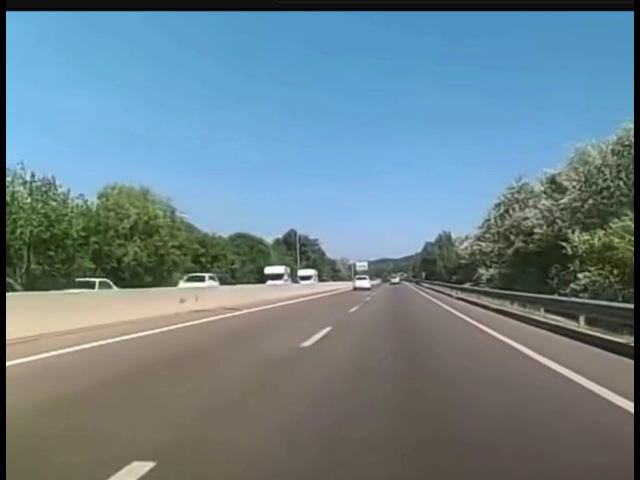
#> input picture frame 133 of ia/OpenCV-Perception/imgs/carretera.mp4, 640 x 480 px
$ jupyter execute --allow-errors opencv_gcid_03.ipynb   (older library calls are emulated)
#> lines starting #> are read from the running program, lines starting #| are printed output that depends on the picture; after the words box and inside, x2 and y2 are one past the last pixel; in counts of white or black regions, pixels touching at a corner belong together
<p>

# **Detección de líneas**

## **Operador de Sobel**
https://es.wikipedia.org/wiki/Operador_Sobel

El **operador de Sobel** es una técnica utilizada en el procesamiento de imágenes, particularmente en el área de la detección de bordes. Es una aproximación discreta y diferencial que se utiliza para calcular la magnitud del gradiente de la intensidad de una imagen en cada punto. De esta manera, el operador de Sobel resalta regiones de alta variación espacial que suelen corresponder a bordes.

El operador de Sobel utiliza dos matrices de convolución $3 \times 3$ que se aplican a la imagen original para calcular aproximaciones de las derivadas, una para los cambios horizontales (ejes X) y otra para los cambios verticales (ejes Y). Estas matrices se conocen como kernels o filtros de Sobel.

El kernel para la dirección X es:

$$ G_x = \begin{bmatrix}-1 & 0 & 1 \\ -2 & 0 & 2 \\ -1 & 0 & 1 \end{bmatrix} $$

Y el kernel para la dirección Y es:

$$ G_y = \begin{bmatrix}-1 & -2 & -1 \\ 0 & 0 & 0 \\ 1 & 2 & 1 \end{bmatrix} $$

Al convolucionar la imagen con estos kernels, se obtiene dos imágenes que representan las derivadas horizontales (G_x) y verticales (G_y) de la imagen original. Estas derivadas se pueden combinar para encontrar la magnitud absoluta del gradiente en cada punto, usando la siguiente fórmula:

$$ G = \sqrt{G_x^2 + G_y^2} $$

La dirección del gradiente también se puede calcular para determinar la orientación de los bordes. Sin embargo, para muchas aplicaciones de detección de bordes, solo se utiliza la magnitud del gradiente.

El operador de Sobel es particularmente efectivo para el realce de bordes y la detección de cambios bruscos en la intensidad de una imagen.

[cell 1]
import cv2
import numpy as np

# Capture livestream video content from camera 0
# cap = cv2.VideoCapture(0)
cap = cv2.VideoCapture("imgs/carretera.mp4")

while(1):

    # Take each frame
    _, frame = cap.read()
#> frame is the input picture: shape (480, 640, 3); mean B, G, R 139.9, 130.3, 107.5
    frame = cv2.resize(frame, (400, 300))
#> frame: shape (300, 400, 3)

    # Convert to HSV for simpler calculations
    frame = cv2.cvtColor(frame, cv2.COLOR_BGR2GRAY)
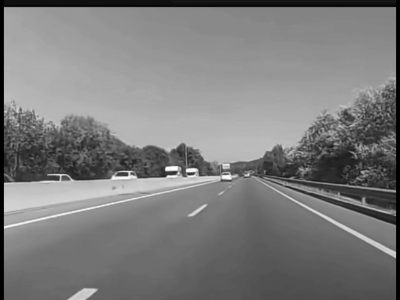
#> frame: shape (300, 400); min 0, max 255, mean 124.4

    # Calculation of Sobelx
    sobel = cv2.Sobel(frame,cv2.CV_8U,1,1,ksize=3)
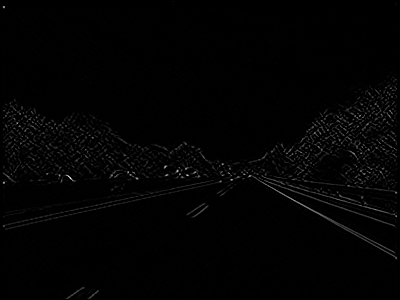
#> sobel: shape (300, 400); min 0, max 240, mean 2.8
    # sobel = cv2.Sobel(frame,cv2.CV_8U,1,1,ksize=5)
    # sobel = cv2.Sobel(frame,cv2.CV_8U,1,1,ksize=7)

    cv2.imshow('original',frame)
    cv2.imshow('sobel', sobel)

    k = cv2.waitKey(5) & 0xFF
#> (key Esc is pressed here)
    if k == 27:
        break

cv2.destroyAllWindows()

#release the frame
cap.release()

Podemos apreciar algunos problemas con el operador de Sobel debido a que genera señal en cualquier zona donde haya un mínimo de gradiente (figura de abajo). Nos interesa tener un detector que nos proporcione únicamente el gradiente allí donde éste sea destacado e importante. Para ello, contamos con el detector de bordes de Canny.

<div align="center">

</div>

## **Detector de bordes de Canny**
https://docs.opencv.org/4.x/da/d22/tutorial_py_canny.html

El Detector de Bordes de Canny es un algoritmo popular de procesamiento de imágenes para la detección eficaz de bordes. Las etapas principales del algoritmo son:

### **Paso 1: Conversión a Escala de Grises**

Antes de detectar los bordes, es necesario convertir la imagen a escala de grises porque el Detector de Canny trabaja con intensidades de píxeles.

### **Paso 2: Reducción de Ruido**

La detección de bordes es susceptible al ruido en la imagen. Canny utiliza un filtro Gaussiano para suavizar la imagen y reducir el ruido.

<div align="center">

</div>

### **Paso 3: Gradiente de Intensidad de la Imagen**

El Detector de Canny encuentra los bordes donde hay un cambio abrupto en la intensidad de los píxeles. Esto se hace utilizando operadores de bordes como Sobel para calcular el gradiente de la imagen en la dirección x e y.

### **Paso 4: Supresión de No Máximos**

Después de aplicar el filtro gaussiano y encontrar los gradientes de la imagen, cada píxel en la imagen de gradientes representa la magnitud del cambio de intensidad en esa ubicación. Sin embargo, si solo se utilizaran los valores de gradiente, los bordes detectados podrían ser más gruesos de lo deseado, lo que no es óptimo para la precisión. La supresión de no máximos aborda este problema.

**Proceso de Supresión de No Máximos:**
Comparación con Vecinos: Para cada píxel en la imagen de gradientes, el algoritmo de Canny compara la magnitud del gradiente de este píxel con las magnitudes de los gradientes en la dirección del gradiente (es decir, perpendicular a la dirección del borde, que es la dirección del máximo cambio de intensidad).

**Determinación de Máximos Locales:** Si la magnitud del gradiente de un píxel es mayor que la de sus vecinos en la dirección del gradiente, se considera un máximo local y se preserva. Este píxel es potencialmente parte de un borde.

**Eliminación de No Máximos:** Si la magnitud del gradiente de un píxel no es un máximo local (es decir, uno o ambos vecinos en la dirección del gradiente tienen magnitudes mayores), el valor de este píxel se suprime, estableciéndolo a cero (o lo hace "no máximo"). Esto efectivamente elimina al píxel de la consideración como parte de un borde.

El resultado de este proceso es una imagen donde los verdaderos bordes están destacados y son más nítidos, y los píxeles que no forman parte de un borde son descartados, produciendo bordes delgados y precisos, que son útiles para el procesamiento de imágenes subsecuente o análisis de visión por computadora.

Este proceso ayuda a evitar la detección errónea de bordes anchos y a mejorar la precisión global del algoritmo de Canny para la detección de bordes.

<div align="center">

</div>

[cell 2]
import numpy as np

matriz=[[138,138,138,149,198],[138,138,149,198,214],[138,149,198,214,214],[149,198,214,214,214],[198,214,214,214,214]]
matriz=np.array(matriz)
print(matriz)

# Calcula soble en la matriz
sobel_x = np.array([[-1, 0, 1], [-2, 0, 2], [-1, 0, 1]])
sobel_y = np.array([[1, 2, 1], [0, 0, 0], [-1, -2, -1]])

res = np.zeros(matriz.shape)

for i in range(1, matriz.shape[0]-1):
    for j in range(1, matriz.shape[1]-1):
        region = matriz[i-1:i+2, j-1:j+2]
        gx = np.sum(sobel_x * region)
        gy = np.sum(sobel_y * region)
        res[i, j] = np.sqrt(gx**2 + gy**2)

print(res)

### **Paso 5: Binarización con Histéresis**

El algoritmo utiliza dos umbrales para detectar bordes fuertes y bordes débiles. Los bordes fuertes son trazados inmediatamente, mientras que los bordes débiles son rechazados a menos que estén conectados a bordes fuertes. Esto ayuda a mitigar el problema del ruido y la fragmentación de los bordes.

<div align="center">

</div>

Bordes tipo A, donde los bordes son fuertes y se aceptan inmediatamente. Bordes tipo B, donde los bordes son débiles y se aceptan porque están conectados a bordes fuertes. Bordes tipo C, donde los bordes son rechazados. Bordes tipo D, donde los bordes son rechazados incondicionalmente.

[cell 3]
# OpenCV program to perform Edge detection in real time
# import libraries of python OpenCV
# where its functionality resides
import cv2

# np is an alias pointing to numpy library
import numpy as np


# capture frames from a camera
cap = cv2.VideoCapture("imgs/carretera.mp4")


# loop runs if capturing has been initialized
while(1):

	# reads frames from a camera
	ret, frame = cap.read()
	frame = cv2.cvtColor(frame, cv2.COLOR_BGR2GRAY)
#> frame: shape (480, 640)

	# Display an original image
	cv2.imshow('Original',frame)

	# finds edges in the input image and
	# marks them in the output map edges
	edges = cv2.Canny(frame,100,200)
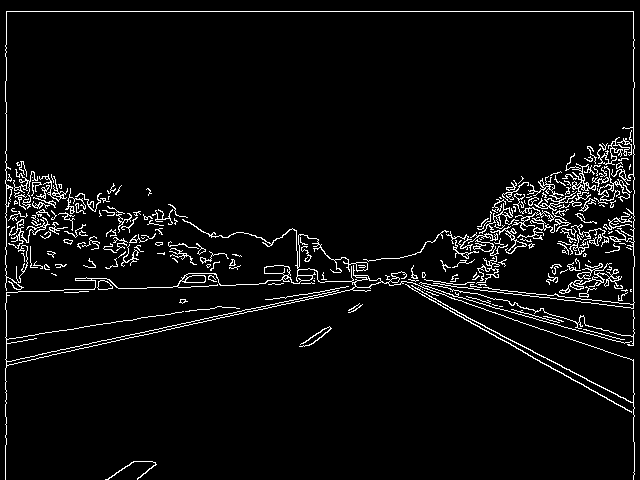
#> edges: shape (480, 640); 4.7% white in thin lines or dots

	# Display edges in a frame
	cv2.imshow('Edges',edges)

	# Wait for Esc key to stop
	k = cv2.waitKey(5) & 0xFF
#> (key Esc is pressed here)
	if k == 27:
		break


# Close the window
cap.release()

# De-allocate any associated memory usage
cv2.destroyAllWindows()

<div align="center">

</div>

## **Detector de líneas de Hough**
https://learnopencv.com/hough-transform-with-opencv-c-python/
https://docs.opencv.org/3.4/dd/d1a/group__imgproc__feature.html#ga8618180a5948286384e3b7ca02f6feeb

El **Detector de Líneas de Hough** es una técnica de procesamiento de imágenes y visión por computador para la detección de líneas rectas. Esta técnica es particularmente robusta para detectar líneas incluso cuando están rotas o un poco distorsionadas. Los pasos para la detección de líneas utilizando la transformada de Hough son:

### **Paso 1: Preprocesamiento de la Imagen**

Antes de aplicar la transformada de Hough para la detección de líneas, es común realizar algunos pasos de preprocesamiento en la imagen:

1. **Conversión a Escala de Grises:** Si la imagen es a color, se convierte a escala de grises.
2. **Detección de Bordes:** Se aplican operadores de detección de bordes como el de Sobel, Prewitt o Canny. Esto nos dará una imagen binaria donde los píxeles de los bordes están marcados.

### **Paso 2: Espacio de Hough**

Una línea en el espacio de la imagen puede representarse como `y = mx + b`, pero esta representación tiene problemas cuando se trata de líneas verticales. Por lo tanto, se usa la representación en forma de intersección de pendientes `ρ = x cos(θ) + y sin(θ)`, donde `ρ` es la distancia desde el origen hasta la línea más cercana a lo largo de un ángulo `θ` desde el eje x.

### **Paso 3: Acumulador**

Para cada píxel de borde en la imagen binaria y para cada ángulo `θ` posible (de unos previamente determinados), se calcula el valor correspondiente de `ρ` y se incrementa un contador en un acumulador bidimensional (un array donde los ejes son `θ` y `ρ`).

### **Paso 4: Umbralización**

Después de haber llenado el acumulador, se examina para encontrar los valores locales máximos. Se establece un umbral para decidir qué valores en el acumulador representan líneas. Esto se hace porque no todos los valores máximos corresponden a líneas reales en la imagen, algunos pueden ser causados por ruido o por otras irregularidades.

### **Paso 5: Extracción de Líneas**

Los valores de `ρ` y `θ` que superan el umbral son los que representan las líneas en la imagen. Con estos parámetros, se pueden trazar líneas en la imagen original para visualizar las líneas detectadas.

### **Paso 6: Post-Procesamiento**

En algunos casos, puede haber múltiples detecciones de la misma línea debido al ruido. Un paso de post-procesamiento puede involucrar la fusión de líneas que son muy cercanas entre sí y que tienen ángulos similares.

[cell 4]
import cv2
import numpy as np
import matplotlib.pyplot as plt

# Read image
#img = cv2.imread('imgs/barcode02.png', cv2.IMREAD_COLOR    )
img = cv2.imread('barcode03.png', cv2.IMREAD_COLOR)

# Convert the image to gray-scale
#> (the rest of this cell did not finish here and is left out)

Si quisiéramos rotar la imagen para dejar las líneas del código de barras completamente verticales u horizontales, deberíamos calcular cuál es la pendiente o ángulo de inclinación de las líneas. Para ello, vamos a extraer la media de todas las pendientes y, luego, dado que asumimos que la mayoría de líneas extraídas van a corresponder con el código de barras, extraeremos la media de las pendientes más parecidas a la media.

[cell 5]
img = cv2.imread('barcode03.png', cv2.IMREAD_COLOR)

# Extract mean slope of lines
slopes = []
#> (the rest of this cell did not finish here and is left out)

## **Rotar imágenes**

[cell 6]
# Rotate image
img = cv2.imread('barcode03.png', cv2.IMREAD_COLOR)
#> (the rest of this cell did not finish here and is left out)

## **Algoritmo del detector de líneas de Hough**

El algorimto del detector de líneas de Hough, si lo quisiéramos implementar, sería el siguiente:

[cell 7]
import cv2
import numpy as np

# Load image
image = cv2.imread('imgs/chess02_small.png', cv2.IMREAD_COLOR)
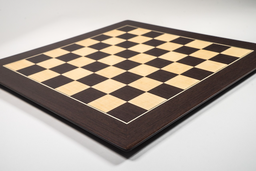
#> input picture ia/OpenCV-Perception/imgs/chess02_small.png, 256 x 171 px, shrunk from 600 x 400 before the run
#> image is the input picture: shape (171, 256, 3); mean B, G, R 157.7, 166.5, 176.1
gray = cv2.cvtColor(image, cv2.COLOR_BGR2GRAY)
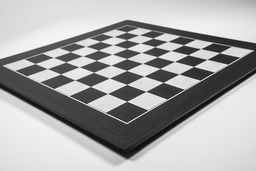
#> gray: shape (171, 256); min 10, max 249, mean 168.4

# Apply Canny edge detection
edges = cv2.Canny(gray, 50, 200)
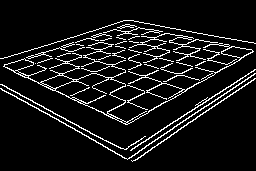
#> edges: shape (171, 256); 8.8% white in thin lines or dots, all inside (x1, y1, x2, y2) = (0, 20, 256, 162)

# Plot edges
plt.imshow(edges, cmap='gray')


# Hough algorithm
accumulator = []

# Parameters
theta_res = 1
theta_max = 180
theta_min = 0
theta_range = theta_max - theta_min
theta = np.linspace(theta_min, theta_max, int(theta_range/theta_res))

rho_res = 1
rho_max = np.sqrt(image.shape[0]**2 + image.shape[1]**2)
#> rho_max = 307.9
rho_min = 0
rho_range = rho_max - rho_min
#> rho_range = 307.9
rho = np.linspace(rho_min, rho_max, int(rho_range/rho_res))
#> rho = 307 values from 0 to 307.9

# Create accumulator
for i in range(len(theta)):
    accumulator.append([])
    for j in range(len(rho)):
        accumulator[i].append(0)

# Find non-zero pixels
non_zero = np.nonzero(edges)
#> non_zero = 3845 positions, rows 20 to 161, columns 0 to 255

# Accumulator
for i, _ in enumerate(non_zero[0]):
    for j, _ in enumerate(theta):
        rho_val = non_zero[1][i]*np.cos(np.deg2rad(theta[j])) + non_zero[0][i]*np.sin(np.deg2rad(theta[j]))
        rho_val = int(np.round(rho_val))
        accumulator[j][rho_val] += 1
#> after the loop, accumulator = 180 items

# Find peaks
peaks = []
for i, _ in enumerate(accumulator):
    for j, _ in enumerate(accumulator[i]):
        if accumulator[i][j] > 150:
            peaks.append((i, j))
#> after the loop, peaks = [(56, 202)]


# Draw lines
for peak in peaks:
    theta_val = theta[peak[0]]
    rho_val = rho[peak[1]]
    a = np.cos(np.deg2rad(theta_val))
    b = np.sin(np.deg2rad(theta_val))
    x0 = a*rho_val
    y0 = b*rho_val
    x1 = int(x0 + 1000*(-b))
    y1 = int(y0 + 1000*(a))
    x2 = int(x0 - 1000*(-b))
    y2 = int(y0 - 1000*(a))

    cv2.line(image, (x1, y1), (x2, y2), (0, 0, 255), 2)
#> this loop made 1 pass
#> (peak, theta_val, rho_val, a, b, x0, y0, x1) on pass 1: ((56, 202), 56.31, 203.2, 0.555, 0.832, 112.7, 169.1, -719)
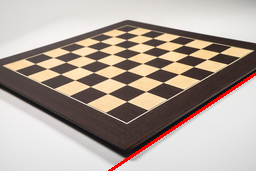
#> image: shape (171, 256, 3); 1.22% of pixels changed, all inside (x1, y1, x2, y2) = (108, 72, 256, 171)

# Show image
plt.imshow(image)
#> figure, not shown here; B, G, R data is drawn as R, G, B

$ run again, starting later in the video
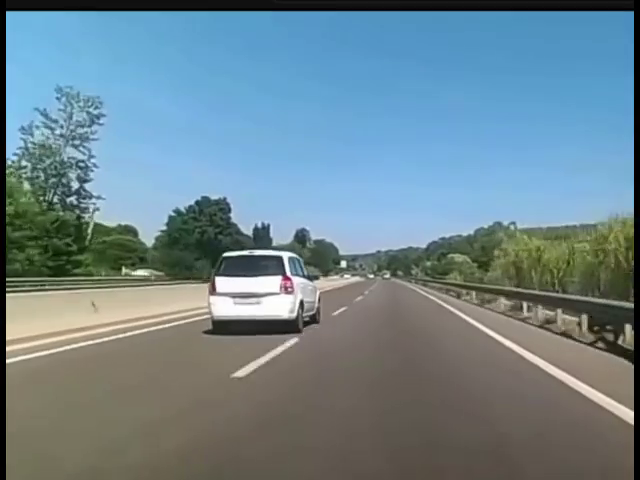
#> input picture frame 599 of ia/OpenCV-Perception/imgs/carretera.mp4, 640 x 480 px
#> frame is the input picture: shape (480, 640, 3); mean B, G, R 143, 133.1, 109.8
#> `edges = cv2.Canny(frame,100,200)`:
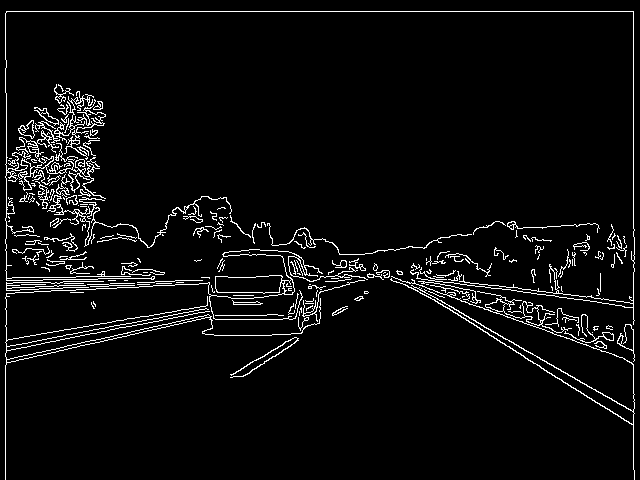
#> edges: shape (480, 640); 4.7% white in thin lines or dots
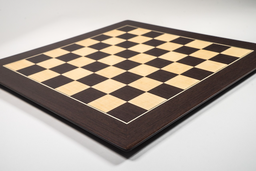
#> input picture ia/OpenCV-Perception/imgs/chess02_small.png, 256 x 171 px, shrunk from 600 x 400 before the run
#> image is the input picture: shape (171, 256, 3); mean B, G, R 157.7, 166.5, 176.1
#> non_zero = 3845 positions, rows 20 to 161, columns 0 to 255
#> after the loop `for i, _ in enumerate(non_zero[0]):`: accumulator = 180 items
#> after the loop `for i, _ in enumerate(accumulator):`: peaks = [(56, 202)]
#> the loop `for peak in peaks:` made 1 pass
#> (peak, theta_val, rho_val, a, b, x0, y0, x1) on pass 1: ((56, 202), 56.31, 203.2, 0.555, 0.832, 112.7, 169.1, -719)

$ run again, starting later in the video
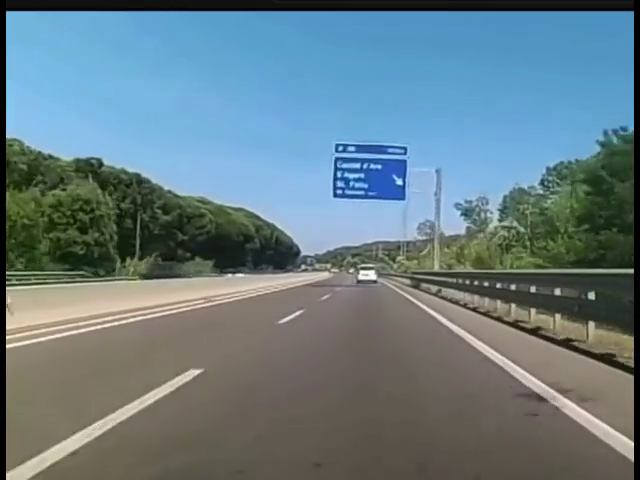
#> input picture frame 1065 of ia/OpenCV-Perception/imgs/carretera.mp4, 640 x 480 px
#> frame is the input picture: shape (480, 640, 3); mean B, G, R 132.7, 124.6, 102.9
#> `edges = cv2.Canny(frame,100,200)`:
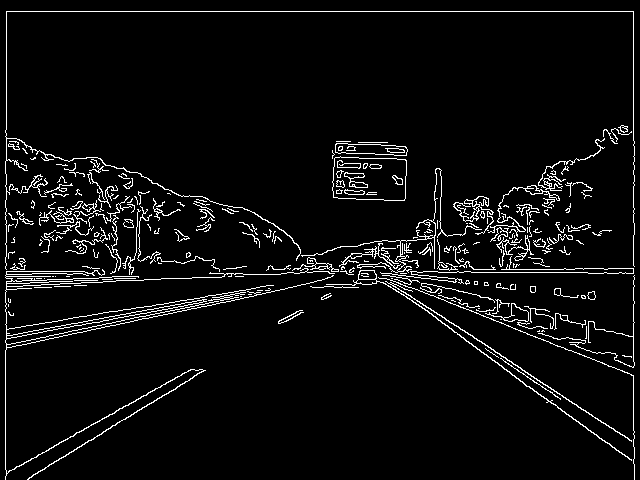
#> edges: shape (480, 640); 5% white in thin lines or dots
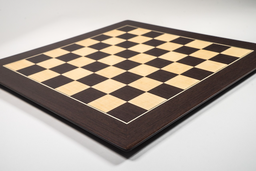
#> input picture ia/OpenCV-Perception/imgs/chess02_small.png, 256 x 171 px, shrunk from 600 x 400 before the run
#> image is the input picture: shape (171, 256, 3); mean B, G, R 157.7, 166.5, 176.1
#> non_zero = 3845 positions, rows 20 to 161, columns 0 to 255
#> after the loop `for i, _ in enumerate(non_zero[0]):`: accumulator = 180 items
#> after the loop `for i, _ in enumerate(accumulator):`: peaks = [(56, 202)]
#> the loop `for peak in peaks:` made 1 pass
#> (peak, theta_val, rho_val, a, b, x0, y0, x1) on pass 1: ((56, 202), 56.31, 203.2, 0.555, 0.832, 112.7, 169.1, -719)
